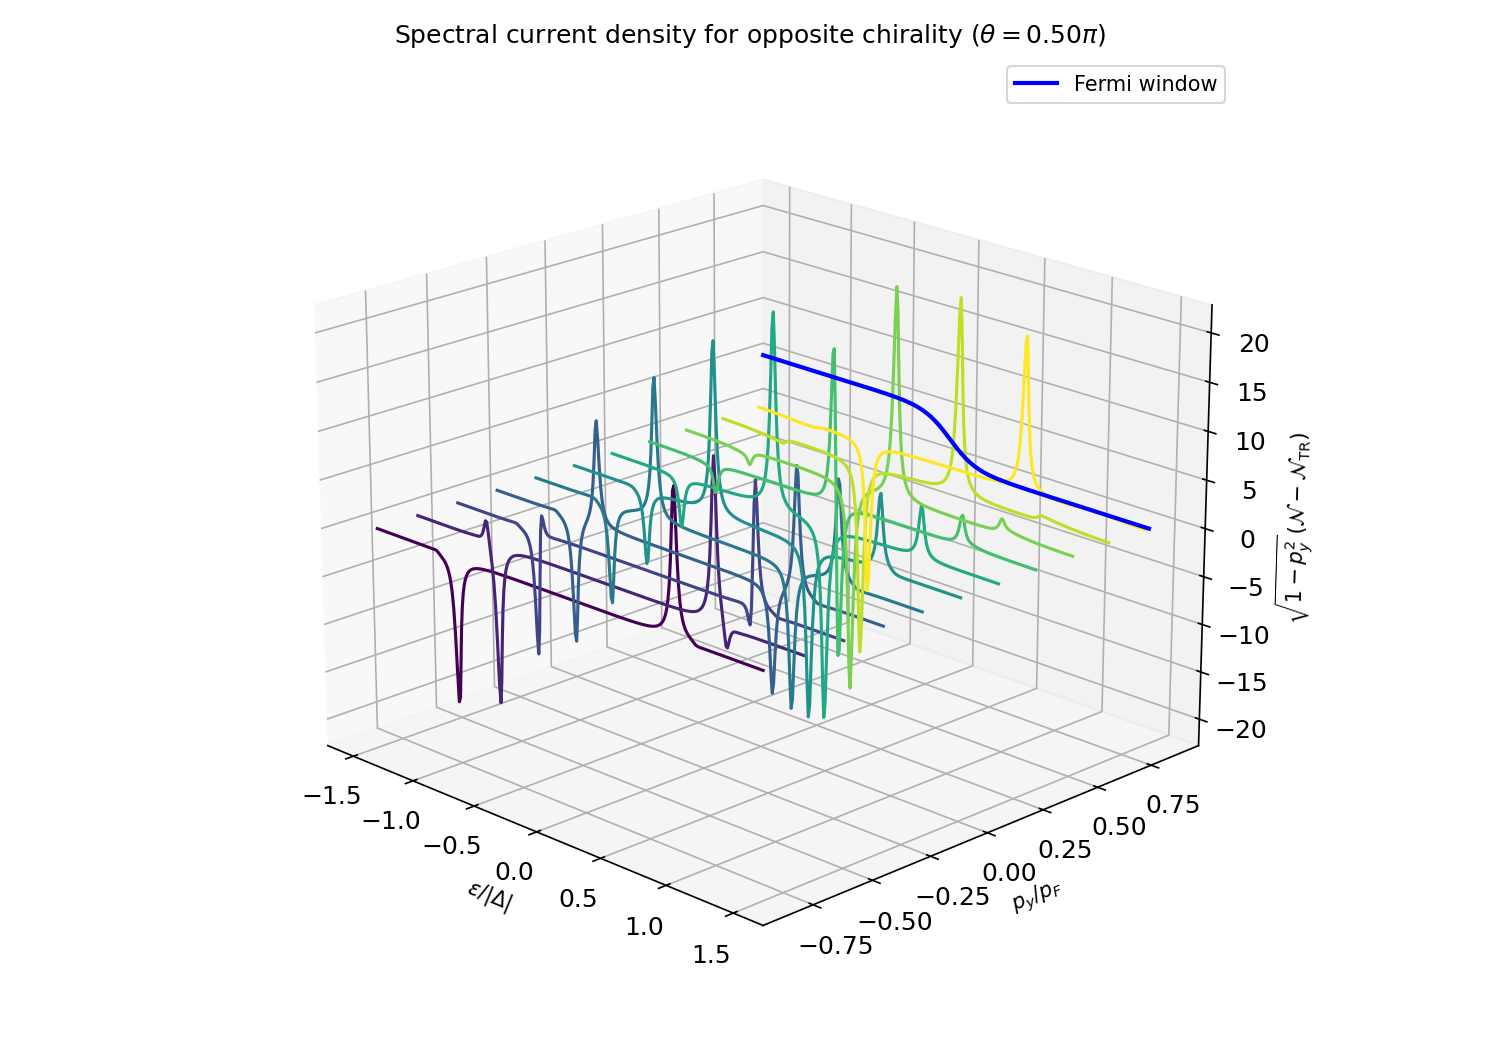

Here is the Python script that generated this plot:
"""Compute and plot the LDOS for opposite-chirality point-contact junctions."""

from __future__ import annotations

import argparse
import math
import sys
from pathlib import Path
from typing import Iterable, Sequence

import matplotlib.pyplot as plt
import numpy as np
from tqdm import tqdm

MODULE_DIR = Path(__file__).resolve().parent

try:
    from pwavepropagator_opposite import pwave_propagator_opposite
except ModuleNotFoundError:  # pragma: no cover - defensive path handling
    sys.path.insert(0, str(MODULE_DIR))
    from pwavepropagator_opposite import pwave_propagator_opposite


def _ensure_array(values: Iterable[float], name: str) -> np.ndarray:
    arr = np.asarray(list(values), dtype=float)
    if arr.ndim != 1 or arr.size == 0:
        raise ValueError(f"'{name}' must be a 1D array with at least one element.")
    return arr


def ldos_opposite(
    theta: float,
    *,
    energy_range: tuple[float, float] = (-1.5, 1.5),
    energy_points: int = 301,
    py_points: int = 13,
    broadening: float = 0.025,
    temperature: float = 0.1,
    theta_py: Sequence[float] | None = None,
    gap_mat_path: str | Path | None = None,
    output_path: str | Path | None = "ldos_opposite.png",
    show_progress: bool = True,
    show: bool = False,
    interactive_backend: str | None = None,
) -> tuple[np.ndarray, np.ndarray, np.ndarray, np.ndarray]:
    """Evaluate the LDOS and save a plot showing forward and time-reversed contributions."""

    if show:
        try:
            if interactive_backend is not None:
                plt.switch_backend(interactive_backend)
            else:
                plt.switch_backend("QtAgg")
        except Exception:  # pragma: no cover - backend availability differs per env
            pass

    epsilon = np.linspace(energy_range[0], energy_range[1], energy_points)

    if theta_py is None:
        py = np.linspace(-1.0, 1.0, py_points)[1:-1]
    else:
        py = _ensure_array(theta_py, "theta_py")

    thetap = np.arcsin(np.clip(py, -1.0, 1.0))
    tr_thetap = thetap + math.pi

    g = np.zeros((thetap.size, epsilon.size), dtype=complex)
    tr_g = np.zeros_like(g)

    angle_pairs = list(zip(thetap, tr_thetap))
    angle_iterator = enumerate(angle_pairs)
    if show_progress:
        angle_iterator = tqdm(
            list(angle_iterator),
            desc="Angles",
            unit="angle",
            leave=False,
        )

    for idx, (th, tr) in angle_iterator:
        if show_progress:
            energy_iterator = tqdm(
                enumerate(epsilon),
                desc=f"Energy (idx={idx})",
                unit="eps",
                leave=False,
            )
        else:
            energy_iterator = enumerate(epsilon)

        for jdx, eps in energy_iterator:
            _, _, _, propagator_g = pwave_propagator_opposite(
                th,
                theta,
                eps + 1j * broadening,
                gap_mat_path=gap_mat_path,
            )
            _, _, _, propagator_tr = pwave_propagator_opposite(
                tr,
                theta,
                eps + 1j * broadening,
                gap_mat_path=gap_mat_path,
            )

            mid = propagator_g.size // 2
            g[idx, jdx] = propagator_g[mid]
            tr_g[idx, jdx] = propagator_tr[mid]

    N = -1.0 / math.pi * np.imag(g)
    TRN = -1.0 / math.pi * np.imag(tr_g)
    spectral_current = np.sqrt(1.0 - py[:, None] ** 2) * (N - TRN)

    epsilon_grid, py_grid = np.meshgrid(epsilon, py, indexing="xy")

    fig = plt.figure(figsize=(10, 7))
    ax = fig.add_subplot(111, projection="3d")

    cmap = plt.get_cmap("viridis")
    ymin, ymax = py.min(), py.max()
    denom = ymax - ymin if ymax > ymin else 1.0

    for idx, py_val in enumerate(py):
        color = cmap((py_val - ymin) / denom)
        ax.plot(
            epsilon,
            np.full_like(epsilon, py_val),
            spectral_current[idx],
            color=color,
            linewidth=1.5,
        )

    max_abs = np.max(np.abs(spectral_current))
    if temperature > 0:
        fermi_profile = 1.0 / (np.exp(epsilon / temperature) + 1.0)
        fermi_profile *= max_abs / 4.0
        offset_py = py[-1] + 0.02
        ax.plot(
            epsilon,
            np.full_like(epsilon, offset_py),
            fermi_profile,
            color="blue",
            linewidth=2,
            label="Fermi window",
        )

    ax.set_xlabel(r"$\varepsilon/|\Delta|$")
    ax.set_ylabel(r"$p_y/p_F$")
    ax.set_zlabel(r"$\sqrt{1-p_y^2}\,(\mathcal{N}-\mathcal{N}_{\mathrm{TR}})$")
    ax.set_title(
        rf"Spectral current density for opposite chirality ($\theta = {theta/np.pi:.2f}\pi$)"
    )
    ax.view_init(elev=20.0, azim=-45.0)
    ax.tick_params(labelsize=12)
    ax.legend(loc="upper right")

    fig.tight_layout()

    if output_path is not None:
        output_path = Path(output_path)
        fig.savefig(output_path, dpi=150)

    if show:
        plt.show()
    else:
        plt.close(fig)

    return epsilon, py, N, TRN, spectral_current


def main(argv: Sequence[str] | None = None) -> None:
    """Entry point for CLI usage."""

    parser = argparse.ArgumentParser(
        description="Compute and visualize the LDOS for opposite-chirality point-contact junctions.",
        formatter_class=argparse.ArgumentDefaultsHelpFormatter,
    )
    parser.add_argument(
        "--theta",
        type=float,
        default=0.5,
        help="Phase difference in units of π (e.g., 0.5 -> 0.5π).",
    )
    parser.add_argument(
        "--energy-min",
        type=float,
        default=-1.5,
        help="Minimum reduced energy ε/|Δ|.",
    )
    parser.add_argument(
        "--energy-max",
        type=float,
        default=1.5,
        help="Maximum reduced energy ε/|Δ|.",
    )
    parser.add_argument(
        "--energy-points",
        type=int,
        default=301,
        help="Number of energy samples.",
    )
    parser.add_argument(
        "--py-points",
        type=int,
        default=13,
        help="Number of transverse momentum samples (including endpoints).",
    )
    parser.add_argument(
        "--broadening",
        type=float,
        default=0.025,
        help="Imaginary part added to energy for numerical stability.",
    )
    parser.add_argument(
        "--temperature",
        type=float,
        default=0.1,
        help="Temperature for the Fermi window overlay (in units of Tc).",
    )
    parser.add_argument(
        "--gap-mat",
        type=str,
        default=None,
        help="Path to gap.mat (defaults to file in this directory).",
    )
    parser.add_argument(
        "--output",
        type=str,
        default="ldos_opposite.png",
        help="Output image path (set to empty string to skip saving).",
    )
    parser.add_argument(
        "--show",
        action="store_true",
        help="Display the figure in an interactive window.",
    )
    parser.add_argument(
        "--backend",
        type=str,
        default=None,
        help="Matplotlib backend to use when showing the figure (e.g., QtAgg).",
    )
    parser.add_argument(
        "--no-progress",
        action="store_true",
        help="Disable progress bars.",
    )

    args = parser.parse_args(argv)

    energy_range = (args.energy_min, args.energy_max)
    output_path: str | Path | None = args.output if args.output else None

    ldos_opposite(
        theta=args.theta * math.pi,
        energy_range=energy_range,
        energy_points=args.energy_points,
        py_points=args.py_points,
        broadening=args.broadening,
        temperature=args.temperature,
        gap_mat_path=args.gap_mat,
        output_path=output_path,
        show_progress=not args.no_progress,
        show=args.show,
        interactive_backend=args.backend,
    )


if __name__ == "__main__":
    main()

__all__ = ["ldos_opposite"]
